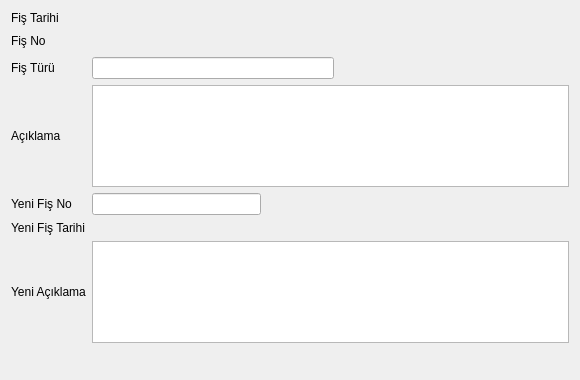
<?xml version="1.0" encoding="UTF-8"?>
<ui version="4.0">
 <class>ISL_FIS_KOPYALAMA_BATCH</class>
 <widget class="QDialog" name="ISL_FIS_KOPYALAMA_BATCH">
  <property name="geometry">
   <rect>
    <x>0</x>
    <y>0</y>
    <width>580</width>
    <height>380</height>
   </rect>
  </property>
  <property name="sizePolicy">
   <sizepolicy hsizetype="Expanding" vsizetype="Expanding">
    <horstretch>0</horstretch>
    <verstretch>0</verstretch>
   </sizepolicy>
  </property>
  <property name="minimumSize">
   <size>
    <width>580</width>
    <height>380</height>
   </size>
  </property>
  <property name="windowTitle">
   <string>İŞLETME DEFTERİ FİŞ KOPYALAMA</string>
  </property>
  <layout class="QGridLayout" name="gridLayout_2" rowstretch="1,1" columnstretch="350,2">
   <property name="sizeConstraint">
    <enum>QLayout::SetNoConstraint</enum>
   </property>
   <item row="1" column="0">
    <spacer name="horizontalSpacer">
     <property name="orientation">
      <enum>Qt::Horizontal</enum>
     </property>
     <property name="sizeHint" stdset="0">
      <size>
       <width>484</width>
       <height>20</height>
      </size>
     </property>
    </spacer>
   </item>
   <item row="1" column="1">
    <widget class="QWidget" name="widget_batch_buttons" native="true">
     <property name="sizePolicy">
      <sizepolicy hsizetype="Expanding" vsizetype="Fixed">
       <horstretch>0</horstretch>
       <verstretch>0</verstretch>
      </sizepolicy>
     </property>
    </widget>
   </item>
   <item row="0" column="0" colspan="2">
    <layout class="QGridLayout" name="gridLayout" rowstretch="1,1,1,1,1,1,1" columnstretch="5,5,2,5,5">
     <item row="1" column="0">
      <widget class="QLabel" name="label_fis_no">
       <property name="sizePolicy">
        <sizepolicy hsizetype="Fixed" vsizetype="Fixed">
         <horstretch>0</horstretch>
         <verstretch>0</verstretch>
        </sizepolicy>
       </property>
       <property name="text">
        <string>Fiş No </string>
       </property>
      </widget>
     </item>
     <item row="1" column="1" colspan="2">
      <widget class="QSearchEdit" name="search_edit_fis_no">
       <property name="sizePolicy">
        <sizepolicy hsizetype="Expanding" vsizetype="Fixed">
         <horstretch>0</horstretch>
         <verstretch>0</verstretch>
        </sizepolicy>
       </property>
       <property name="whatsThis">
        <string>Arama widget. </string>
       </property>
       <property name="QSearchEdit" stdset="0">
        <rect>
         <x>0</x>
         <y>0</y>
         <width>100</width>
         <height>100</height>
        </rect>
       </property>
      </widget>
     </item>
     <item row="3" column="0">
      <widget class="QLabel" name="label_aciklama">
       <property name="sizePolicy">
        <sizepolicy hsizetype="Fixed" vsizetype="Fixed">
         <horstretch>0</horstretch>
         <verstretch>0</verstretch>
        </sizepolicy>
       </property>
       <property name="text">
        <string>Açıklama </string>
       </property>
      </widget>
     </item>
     <item row="3" column="1" colspan="4">
      <widget class="QTextEdit" name="textedit_aciklama">
       <property name="sizePolicy">
        <sizepolicy hsizetype="Expanding" vsizetype="Expanding">
         <horstretch>0</horstretch>
         <verstretch>0</verstretch>
        </sizepolicy>
       </property>
       <property name="focusPolicy">
        <enum>Qt::NoFocus</enum>
       </property>
       <property name="readOnly">
        <bool>true</bool>
       </property>
      </widget>
     </item>
     <item row="4" column="0">
      <widget class="QLabel" name="label_yeni_fis_no">
       <property name="sizePolicy">
        <sizepolicy hsizetype="Fixed" vsizetype="Fixed">
         <horstretch>0</horstretch>
         <verstretch>0</verstretch>
        </sizepolicy>
       </property>
       <property name="text">
        <string>Yeni Fiş No </string>
       </property>
      </widget>
     </item>
     <item row="4" column="1">
      <widget class="QLineEdit" name="lineEdit_yeni_fis_no">
       <property name="readOnly">
        <bool>false</bool>
       </property>
      </widget>
     </item>
     <item row="5" column="0">
      <widget class="QLabel" name="label_yeni_fis_tarihi">
       <property name="sizePolicy">
        <sizepolicy hsizetype="Fixed" vsizetype="Fixed">
         <horstretch>0</horstretch>
         <verstretch>0</verstretch>
        </sizepolicy>
       </property>
       <property name="text">
        <string>Yeni Fiş Tarihi</string>
       </property>
      </widget>
     </item>
     <item row="6" column="0">
      <widget class="QLabel" name="label_yeni_aciklama">
       <property name="sizePolicy">
        <sizepolicy hsizetype="Fixed" vsizetype="Fixed">
         <horstretch>0</horstretch>
         <verstretch>0</verstretch>
        </sizepolicy>
       </property>
       <property name="toolTip">
        <string>Kopyalama işlemi sonucunda oluşturulacak olan yeni fişin açıklamasını gösterir.</string>
       </property>
       <property name="text">
        <string>Yeni Açıklama</string>
       </property>
      </widget>
     </item>
     <item row="6" column="1" colspan="4">
      <widget class="QTextEdit" name="textedit_yeni_aciklama">
       <property name="sizePolicy">
        <sizepolicy hsizetype="Expanding" vsizetype="Expanding">
         <horstretch>0</horstretch>
         <verstretch>0</verstretch>
        </sizepolicy>
       </property>
      </widget>
     </item>
     <item row="1" column="4">
      <spacer name="horizontalSpacer_3">
       <property name="orientation">
        <enum>Qt::Horizontal</enum>
       </property>
       <property name="sizeHint" stdset="0">
        <size>
         <width>40</width>
         <height>20</height>
        </size>
       </property>
      </spacer>
     </item>
     <item row="2" column="0">
      <widget class="QLabel" name="label_fis_turu">
       <property name="sizePolicy">
        <sizepolicy hsizetype="Fixed" vsizetype="Fixed">
         <horstretch>0</horstretch>
         <verstretch>0</verstretch>
        </sizepolicy>
       </property>
       <property name="text">
        <string>Fiş Türü</string>
       </property>
      </widget>
     </item>
     <item row="2" column="1" colspan="2">
      <widget class="QLineEdit" name="lineEdit_fis_turu">
       <property name="focusPolicy">
        <enum>Qt::NoFocus</enum>
       </property>
       <property name="readOnly">
        <bool>true</bool>
       </property>
      </widget>
     </item>
     <item row="0" column="0">
      <widget class="QLabel" name="label">
       <property name="sizePolicy">
        <sizepolicy hsizetype="Fixed" vsizetype="Fixed">
         <horstretch>0</horstretch>
         <verstretch>0</verstretch>
        </sizepolicy>
       </property>
       <property name="text">
        <string>Fiş Tarihi</string>
       </property>
      </widget>
     </item>
     <item row="0" column="1" colspan="2">
      <widget class="QAdakDate" name="adakDate_kpylnck_fis_tarihi">
       <property name="sizePolicy">
        <sizepolicy hsizetype="Fixed" vsizetype="Fixed">
         <horstretch>0</horstretch>
         <verstretch>0</verstretch>
        </sizepolicy>
       </property>
       <property name="minimumSize">
        <size>
         <width>242</width>
         <height>0</height>
        </size>
       </property>
       <property name="maximumSize">
        <size>
         <width>242</width>
         <height>30</height>
        </size>
       </property>
       <property name="whatsThis">
        <string>Tarih WidgetÄ± </string>
       </property>
       <property name="QAdakDate" stdset="0">
        <rect>
         <x>0</x>
         <y>0</y>
         <width>100</width>
         <height>100</height>
        </rect>
       </property>
      </widget>
     </item>
     <item row="5" column="1" colspan="2">
      <widget class="QAdakDate" name="adakDate_yeni_fis_tarihi">
       <property name="sizePolicy">
        <sizepolicy hsizetype="Fixed" vsizetype="Fixed">
         <horstretch>0</horstretch>
         <verstretch>0</verstretch>
        </sizepolicy>
       </property>
       <property name="minimumSize">
        <size>
         <width>242</width>
         <height>0</height>
        </size>
       </property>
       <property name="maximumSize">
        <size>
         <width>242</width>
         <height>30</height>
        </size>
       </property>
       <property name="whatsThis">
        <string>Tarih WidgetÄ± </string>
       </property>
       <property name="QAdakDate" stdset="0">
        <rect>
         <x>0</x>
         <y>0</y>
         <width>100</width>
         <height>100</height>
        </rect>
       </property>
      </widget>
     </item>
    </layout>
   </item>
  </layout>
 </widget>
 <customwidgets>
  <customwidget>
   <class>QAdakDate</class>
   <extends>QWidget</extends>
   <header>QAdakDate.h</header>
  </customwidget>
  <customwidget>
   <class>QSearchEdit</class>
   <extends>QWidget</extends>
   <header>QSearchEdit.h</header>
  </customwidget>
 </customwidgets>
 <tabstops>
  <tabstop>adakDate_kpylnck_fis_tarihi</tabstop>
  <tabstop>search_edit_fis_no</tabstop>
  <tabstop>lineEdit_yeni_fis_no</tabstop>
  <tabstop>adakDate_yeni_fis_tarihi</tabstop>
  <tabstop>textedit_yeni_aciklama</tabstop>
 </tabstops>
 <resources/>
 <connections/>
</ui>
